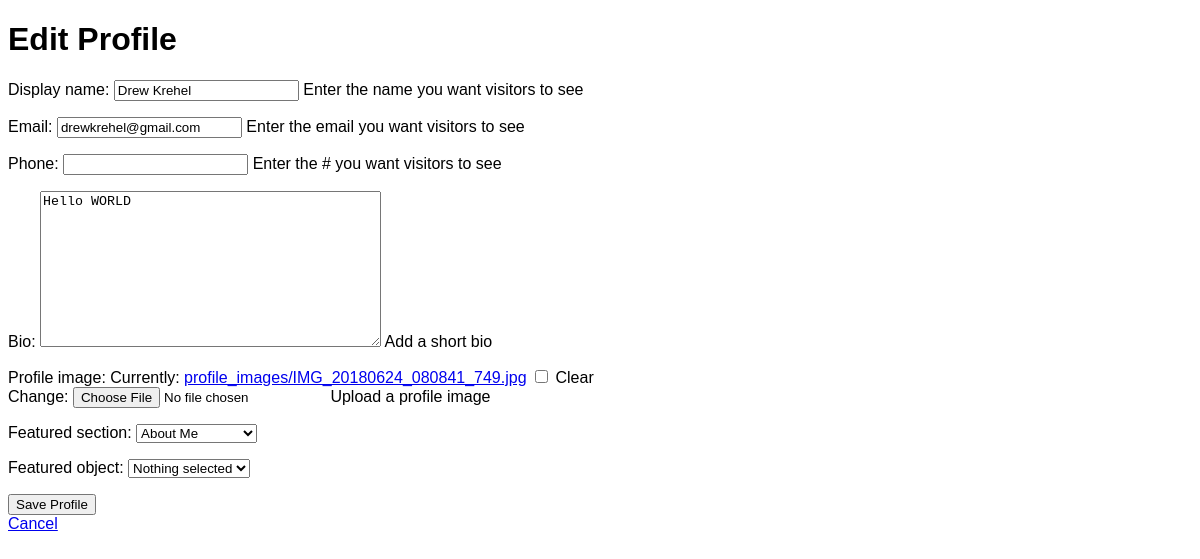
The app's page /dashboard/profile/ (signed in), older data.
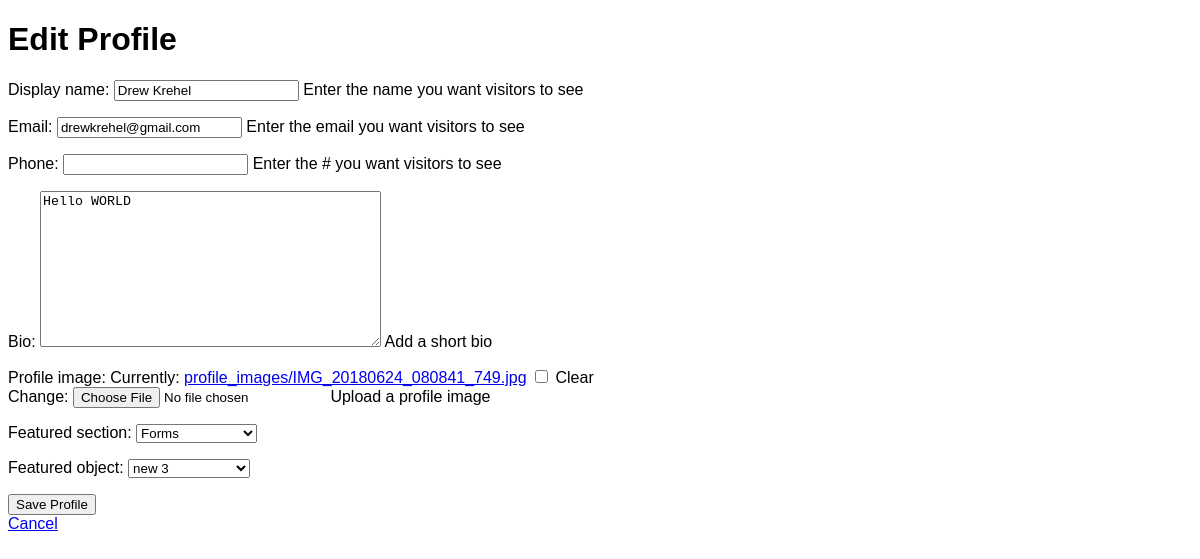
The same page, newer data.
### builder/models.py (models this page shows)
class Profile(models.Model):
    user = models.OneToOneField(
        User,
        on_delete=models.CASCADE
    )
    featured_section = models.CharField(
        max_length=20,
        choices=[
            ("about", "About Me"),
            ("projects", "Projects"),
            ("resumes", "Resumes"),
            ("links", "Links"),
            ("forms", "Forms"),
        ],
        blank=True,
    )
    featured_object_id = models.PositiveIntegerField(
        null=True,
        blank=True,
    )
    display_name = models.CharField(
        max_length=200,
        help_text="Enter the name you want visitors to see"
    )
    email = models.EmailField(
        max_length=200,
        help_text="Enter the email you want visitors to see"
    )
    phone = models.CharField(
        max_length=50,
        blank=True,
        help_text="Enter the # you want visitors to see"
    )
    bio = models.TextField(
        max_length=1000,
        blank=True,
        help_text="Add a short bio"
    )
    profile_image = models.ImageField(
        upload_to='profile_images/',
        blank=True,
        help_text="Upload a profile image"
    )

### builder/views.py (the view)
# urls.py: path("dashboard/profile/", views.edit_profile, name="edit_profile"),
@login_required
def edit_profile(request):
    profile = Profile.objects.get(user=request.user)
    if request.method == "POST":
        form = ProfileForm(
            request.POST,
            request.FILES,
            instance=profile,
            user=request.user,
        )
        if form.is_valid():
            form.save()
            return redirect("dashboard")
    else:
        form = ProfileForm(
            instance=profile,
            user=request.user,
        )
    featured_objects = {
        "projects": [
            {"id": obj.id, "label": obj.title}
            for obj in Project.objects.filter(user=request.user)
        ],
        "resumes": [
            {"id": obj.id, "label": obj.display_name}
            for obj in Resume.objects.filter(user=request.user)
        ],
        "links": [
            {"id": obj.id, "label": obj.display_name}
            for obj in Link.objects.filter(user=request.user)
        ],
        "forms": [
            {"id": obj.id, "label": obj.form_name}
            for obj in Form.objects.filter(user=request.user)
        ],
    }
    return render(
        request,
        "edit_profile.html",
        {
            "form": form,
            "featured_objects": featured_objects,
        },
    )

### builder/templates/edit_profile.html (shortened to what this page needs)
{% extends "base.html" %}
{% block content %}
<h1>Edit Profile</h1>
<form method="POST" enctype="multipart/form-data">
    {{ form.as_p }}
    <button type="submit">Save Profile</button>
</form>
<a href="{% url 'dashboard' %}">Cancel</a>
{% endblock %}

Row changes from the older to the newer data that the page shows:
changed Profile "Drew Krehel": featured_section "About Me" → "Forms"; featured_object_id "Nothing selected" → "new 3"
